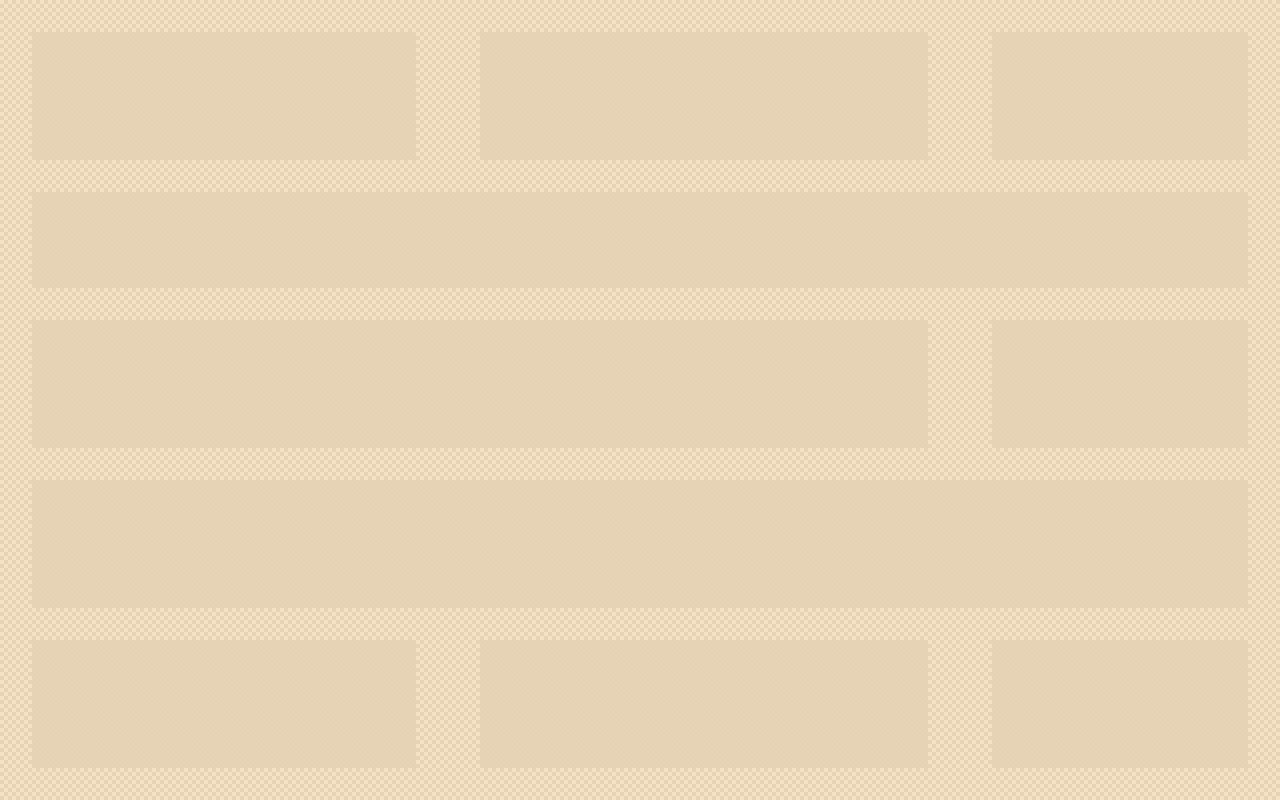

Tiled map render using the project's own tile images. Description and the whole map definition, tile-layer contents included, below:
An orthogonal 40x25 tile map with 32x32 px tiles, 2 tile layers (floor, walls) and 4 objects (3x interactive, spawn).

<map version="1.5" tiledversion="1.8.2" orientation="orthogonal" renderorder="right-down" width="40" height="25" tilewidth="32" tileheight="32" infinite="0" nextlayerid="3" nextobjectid="15">
 <tileset firstgid="1" name="interior" tilewidth="32" tileheight="32" tilecount="100" columns="10">
  <image source="interior_tiles.png" width="320" height="320" />
 </tileset>
 <layer id="1" name="floor" width="40" height="25">
  <data encoding="csv">
0,0,0,0,0,0,0,0,0,0,0,0,0,0,0,0,0,0,0,0,0,0,0,0,0,0,0,0,0,0,0,0,0,0,0,0,0,0,0,0,
0,1,1,1,1,1,1,1,1,1,1,1,1,0,0,1,1,1,1,1,1,1,1,1,1,1,1,1,1,0,0,1,1,1,1,1,1,1,1,0,
0,1,1,1,1,1,1,1,1,1,1,1,1,0,0,1,1,1,1,1,1,1,1,1,1,1,1,1,1,0,0,1,1,1,1,1,1,1,1,0,
0,1,1,1,1,1,1,1,1,1,1,1,1,0,0,1,1,1,1,1,1,1,1,1,1,1,1,1,1,0,0,1,1,1,1,1,1,1,1,0,
0,1,1,1,1,1,1,1,1,1,1,1,1,0,0,1,1,1,1,1,1,1,1,1,1,1,1,1,1,0,0,1,1,1,1,1,1,1,1,0,
0,0,0,0,0,0,0,0,0,0,0,0,0,0,0,0,0,0,0,0,0,0,0,0,0,0,0,0,0,0,0,0,0,0,0,0,0,0,0,0,
0,1,1,1,1,1,1,1,1,1,1,1,1,1,1,1,1,1,1,1,1,1,1,1,1,1,1,1,1,1,1,1,1,1,1,1,1,1,1,0,
0,1,1,1,1,1,1,1,1,1,1,1,1,1,1,1,1,1,1,1,1,1,1,1,1,1,1,1,1,1,1,1,1,1,1,1,1,1,1,0,
0,1,1,1,1,1,1,1,1,1,1,1,1,1,1,1,1,1,1,1,1,1,1,1,1,1,1,1,1,1,1,1,1,1,1,1,1,1,1,0,
0,0,0,0,0,0,0,0,0,0,0,0,0,0,0,0,0,0,0,0,0,0,0,0,0,0,0,0,0,0,0,0,0,0,0,0,0,0,0,0,
0,1,1,1,1,1,1,1,1,1,1,1,1,1,1,1,1,1,1,1,1,1,1,1,1,1,1,1,1,0,0,1,1,1,1,1,1,1,1,0,
0,1,1,1,1,1,1,1,1,1,1,1,1,1,1,1,1,1,1,1,1,1,1,1,1,1,1,1,1,0,0,1,1,1,1,1,1,1,1,0,
0,1,1,1,1,1,1,1,1,1,1,1,1,1,1,1,1,1,1,1,1,1,1,1,1,1,1,1,1,0,0,1,1,1,1,1,1,1,1,0,
0,1,1,1,1,1,1,1,1,1,1,1,1,1,1,1,1,1,1,1,1,1,1,1,1,1,1,1,1,0,0,1,1,1,1,1,1,1,1,0,
0,0,0,0,0,0,0,0,0,0,0,0,0,0,0,0,0,0,0,0,0,0,0,0,0,0,0,0,0,0,0,0,0,0,0,0,0,0,0,0,
0,1,1,1,1,1,1,1,1,1,1,1,1,1,1,1,1,1,1,1,1,1,1,1,1,1,1,1,1,1,1,1,1,1,1,1,1,1,1,0,
0,1,1,1,1,1,1,1,1,1,1,1,1,1,1,1,1,1,1,1,1,1,1,1,1,1,1,1,1,1,1,1,1,1,1,1,1,1,1,0,
0,1,1,1,1,1,1,1,1,1,1,1,1,1,1,1,1,1,1,1,1,1,1,1,1,1,1,1,1,1,1,1,1,1,1,1,1,1,1,0,
0,1,1,1,1,1,1,1,1,1,1,1,1,1,1,1,1,1,1,1,1,1,1,1,1,1,1,1,1,1,1,1,1,1,1,1,1,1,1,0,
0,0,0,0,0,0,0,0,0,0,0,0,0,0,0,0,0,0,0,0,0,0,0,0,0,0,0,0,0,0,0,0,0,0,0,0,0,0,0,0,
0,1,1,1,1,1,1,1,1,1,1,1,1,0,0,1,1,1,1,1,1,1,1,1,1,1,1,1,1,0,0,1,1,1,1,1,1,1,1,0,
0,1,1,1,1,1,1,1,1,1,1,1,1,0,0,1,1,1,1,1,1,1,1,1,1,1,1,1,1,0,0,1,1,1,1,1,1,1,1,0,
0,1,1,1,1,1,1,1,1,1,1,1,1,0,0,1,1,1,1,1,1,1,1,1,1,1,1,1,1,0,0,1,1,1,1,1,1,1,1,0,
0,1,1,1,1,1,1,1,1,1,1,1,1,0,0,1,1,1,1,1,1,1,1,1,1,1,1,1,1,0,0,1,1,1,1,1,1,1,1,0,
0,0,0,0,0,0,0,0,0,0,0,0,0,0,0,0,0,0,0,0,0,0,0,0,0,0,0,0,0,0,0,0,0,0,0,0,0,0,0,0
</data>
 </layer>
 <layer id="2" name="walls" width="40" height="25">
  <data encoding="csv">
2,2,2,2,2,2,2,2,2,2,2,2,2,2,2,2,2,2,2,2,2,2,2,2,2,2,2,2,2,2,2,2,2,2,2,2,2,2,2,2,
2,0,0,0,0,0,0,0,0,0,0,0,0,2,2,0,0,0,0,0,0,0,0,0,0,0,0,0,0,2,2,0,0,0,0,0,0,0,0,2,
2,0,0,0,0,0,0,0,0,0,0,0,0,2,2,0,0,0,0,0,0,0,0,0,0,0,0,0,0,2,2,0,0,0,0,0,0,0,0,2,
2,0,0,0,0,0,0,0,0,0,0,0,0,2,2,0,0,0,0,0,0,0,0,0,0,0,0,0,0,2,2,0,0,0,0,0,0,0,0,2,
2,0,0,0,0,0,0,0,0,0,0,0,0,2,2,0,0,0,0,0,0,0,0,0,0,0,0,0,0,2,2,0,0,0,0,0,0,0,0,2,
2,2,2,2,2,2,2,2,2,2,2,2,2,2,2,2,2,2,2,2,2,2,2,2,2,2,2,2,2,2,2,2,2,2,2,2,2,2,2,2,
2,0,0,0,0,0,0,0,0,0,0,0,0,0,0,0,0,0,0,0,0,0,0,0,0,0,0,0,0,0,0,0,0,0,0,0,0,0,0,2,
2,0,0,0,0,0,0,0,0,0,0,0,0,0,0,0,0,0,0,0,0,0,0,0,0,0,0,0,0,0,0,0,0,0,0,0,0,0,0,2,
2,0,0,0,0,0,0,0,0,0,0,0,0,0,0,0,0,0,0,0,0,0,0,0,0,0,0,0,0,0,0,0,0,0,0,0,0,0,0,2,
2,2,2,2,2,2,2,2,2,2,2,2,2,2,2,2,2,2,2,2,2,2,2,2,2,2,2,2,2,2,2,2,2,2,2,2,2,2,2,2,
2,0,0,0,0,0,0,0,0,0,0,0,0,0,0,0,0,0,0,0,0,0,0,0,0,0,0,0,0,2,2,0,0,0,0,0,0,0,0,2,
2,0,0,0,0,0,0,0,0,0,0,0,0,0,0,0,0,0,0,0,0,0,0,0,0,0,0,0,0,2,2,0,0,0,0,0,0,0,0,2,
2,0,0,0,0,0,0,0,0,0,0,0,0,0,0,0,0,0,0,0,0,0,0,0,0,0,0,0,0,2,2,0,0,0,0,0,0,0,0,2,
2,0,0,0,0,0,0,0,0,0,0,0,0,0,0,0,0,0,0,0,0,0,0,0,0,0,0,0,0,2,2,0,0,0,0,0,0,0,0,2,
2,2,2,2,2,2,2,2,2,2,2,2,2,2,2,2,2,2,2,2,2,2,2,2,2,2,2,2,2,2,2,2,2,2,2,2,2,2,2,2,
2,0,0,0,0,0,0,0,0,0,0,0,0,0,0,0,0,0,0,0,0,0,0,0,0,0,0,0,0,0,0,0,0,0,0,0,0,0,0,2,
2,0,0,0,0,0,0,0,0,0,0,0,0,0,0,0,0,0,0,0,0,0,0,0,0,0,0,0,0,0,0,0,0,0,0,0,0,0,0,2,
2,0,0,0,0,0,0,0,0,0,0,0,0,0,0,0,0,0,0,0,0,0,0,0,0,0,0,0,0,0,0,0,0,0,0,0,0,0,0,2,
2,0,0,0,0,0,0,0,0,0,0,0,0,0,0,0,0,0,0,0,0,0,0,0,0,0,0,0,0,0,0,0,0,0,0,0,0,0,0,2,
2,2,2,2,2,2,2,2,2,2,2,2,2,2,2,2,2,2,2,2,2,2,2,2,2,2,2,2,2,2,2,2,2,2,2,2,2,2,2,2,
2,0,0,0,0,0,0,0,0,0,0,0,0,2,2,0,0,0,0,0,0,0,0,0,0,0,0,0,0,2,2,0,0,0,0,0,0,0,0,2,
2,0,0,0,0,0,0,0,0,0,0,0,0,2,2,0,0,0,0,0,0,0,0,0,0,0,0,0,0,2,2,0,0,0,0,0,0,0,0,2,
2,0,0,0,0,0,0,0,0,0,0,0,0,2,2,0,0,0,0,0,0,0,0,0,0,0,0,0,0,2,2,0,0,0,0,0,0,0,0,2,
2,0,0,0,0,0,0,0,0,0,0,0,0,2,2,0,0,0,0,0,0,0,0,0,0,0,0,0,0,2,2,0,0,0,0,0,0,0,0,2,
2,2,2,2,2,2,2,2,2,2,2,2,2,2,2,2,2,2,2,2,2,2,2,2,2,2,2,2,2,2,2,2,2,2,2,2,2,2,2,2
</data>
 </layer>
 <objectgroup id="3" name="interactive">
  <object id="1" name="living_room" type="interactive" x="64" y="64" width="320" height="128">
   <properties>
    <property name="clueId" value="clue_001" />
    <property name="room" value="客厅" />
   </properties>
  </object>
  <object id="2" name="master_bedroom" type="interactive" x="512" y="64" width="384" height="128">
   <properties>
    <property name="clueId" value="clue_002" />
    <property name="room" value="主卧" />
   </properties>
  </object>
  <object id="3" name="second_bedroom" type="interactive" x="960" y="64" width="256" height="128">
   <properties>
    <property name="clueId" value="clue_003" />
    <property name="room" value="次卧" />
   </properties>
  </object>
  <object id="4" name="door" type="spawn" x="224" y="768" width="32" height="32" />
 </objectgroup>
</map>
